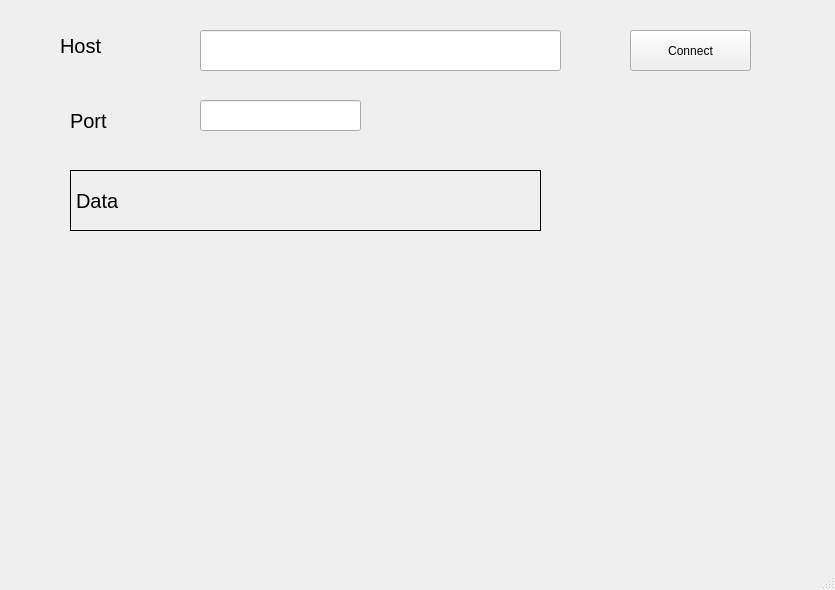
<?xml version="1.0" encoding="UTF-8"?>
<ui version="4.0">
 <class>MainWindow</class>
 <widget class="QMainWindow" name="MainWindow">
  <property name="geometry">
   <rect>
    <x>0</x>
    <y>0</y>
    <width>835</width>
    <height>590</height>
   </rect>
  </property>
  <property name="windowTitle">
   <string>MainWindow</string>
  </property>
  <widget class="QWidget" name="centralwidget">
   <widget class="QLineEdit" name="lineEdit">
    <property name="geometry">
     <rect>
      <x>200</x>
      <y>30</y>
      <width>361</width>
      <height>41</height>
     </rect>
    </property>
   </widget>
   <widget class="QLineEdit" name="lineEdit_2">
    <property name="geometry">
     <rect>
      <x>200</x>
      <y>100</y>
      <width>161</width>
      <height>31</height>
     </rect>
    </property>
   </widget>
   <widget class="QLabel" name="label">
    <property name="geometry">
     <rect>
      <x>70</x>
      <y>110</y>
      <width>81</width>
      <height>21</height>
     </rect>
    </property>
    <property name="font">
     <font>
      <pointsize>15</pointsize>
     </font>
    </property>
    <property name="text">
     <string>Port</string>
    </property>
   </widget>
   <widget class="QLabel" name="label_2">
    <property name="geometry">
     <rect>
      <x>60</x>
      <y>30</y>
      <width>81</width>
      <height>31</height>
     </rect>
    </property>
    <property name="font">
     <font>
      <pointsize>15</pointsize>
     </font>
    </property>
    <property name="text">
     <string>Host</string>
    </property>
   </widget>
   <widget class="QPushButton" name="pushButton">
    <property name="geometry">
     <rect>
      <x>630</x>
      <y>30</y>
      <width>121</width>
      <height>41</height>
     </rect>
    </property>
    <property name="text">
     <string>Connect</string>
    </property>
   </widget>
   <widget class="QLabel" name="label_3">
    <property name="geometry">
     <rect>
      <x>70</x>
      <y>170</y>
      <width>471</width>
      <height>61</height>
     </rect>
    </property>
    <property name="font">
     <font>
      <pointsize>15</pointsize>
     </font>
    </property>
    <property name="frameShape">
     <enum>QFrame::Box</enum>
    </property>
    <property name="frameShadow">
     <enum>QFrame::Plain</enum>
    </property>
    <property name="text">
     <string>Data</string>
    </property>
    <property name="textFormat">
     <enum>Qt::AutoText</enum>
    </property>
   </widget>
  </widget>
  <widget class="QMenuBar" name="menubar">
   <property name="geometry">
    <rect>
     <x>0</x>
     <y>0</y>
     <width>835</width>
     <height>21</height>
    </rect>
   </property>
  </widget>
  <widget class="QStatusBar" name="statusbar"/>
 </widget>
 <resources/>
 <connections/>
</ui>
